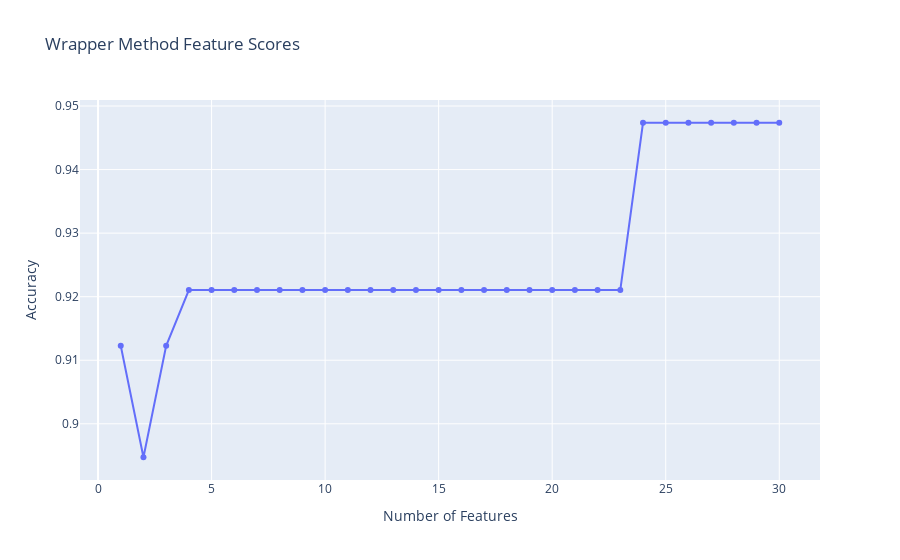

Here is the notebook cell this chart was saved with:
### Code cell
wrapper_mstr = Master()
wrapper_mstr.run_with_wrapper()
wrapper_mstr.organize_results()

### Figure 1 — Plotly figure (JSON) as saved in the notebook; plotly's stock layout.template omitted (floating-point values rounded to 4 significant figures)
{"data": [{"mode": "lines+markers", "type": "scatter", "x": [1, 2, 3, 4, 5, 6, 7, 8, 9, 10, 11, 12, 13, 14, 15, 16, 17, 18, 19, 20, 21, 22, 23, 24, 25, 26, 27, 28, 29, 30], "y": [0.9123, 0.8947, 0.9123, 0.9211, 0.9211, 0.9211, 0.9211, 0.9211, 0.9211, 0.9211, 0.9211, 0.9211, 0.9211, 0.9211, 0.9211, 0.9211, 0.9211, 0.9211, 0.9211, 0.9211, 0.9211, 0.9211, 0.9211, 0.9474, 0.9474, 0.9474, 0.9474, 0.9474, 0.9474, 0.9474]}], "layout": {"title": {"text": "Wrapper Method Feature Scores"}, "xaxis": {"title": {"text": "Number of Features"}}, "yaxis": {"title": {"text": "Accuracy"}}}}
